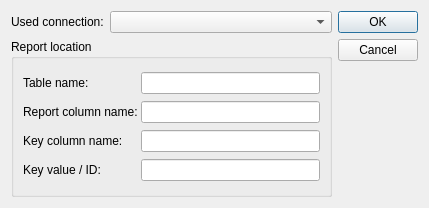
<?xml version="1.0" encoding="UTF-8"?>
<ui version="4.0">
 <class>NCRDOpenFromDBDialogUI</class>
 <widget class="QDialog" name="NCRDOpenFromDBDialogUI">
  <property name="geometry">
   <rect>
    <x>0</x>
    <y>0</y>
    <width>429</width>
    <height>208</height>
   </rect>
  </property>
  <property name="windowTitle">
   <string>Open report from database</string>
  </property>
  <layout class="QHBoxLayout">
   <item>
    <layout class="QVBoxLayout">
     <item>
      <layout class="QHBoxLayout">
       <item>
        <widget class="QLabel" name="label">
         <property name="sizePolicy">
          <sizepolicy hsizetype="Maximum" vsizetype="Preferred">
           <horstretch>0</horstretch>
           <verstretch>0</verstretch>
          </sizepolicy>
         </property>
         <property name="text">
          <string>Used connection:</string>
         </property>
        </widget>
       </item>
       <item>
        <widget class="QComboBox" name="comboConn"/>
       </item>
      </layout>
     </item>
     <item>
      <widget class="QGroupBox" name="groupBox">
       <property name="title">
        <string>Report location</string>
       </property>
       <layout class="QGridLayout">
        <property name="spacing">
         <number>3</number>
        </property>
        <item row="0" column="0">
         <widget class="QLabel" name="label_2">
          <property name="text">
           <string>Table name:</string>
          </property>
         </widget>
        </item>
        <item row="0" column="1">
         <widget class="QLineEdit" name="tableName"/>
        </item>
        <item row="1" column="0">
         <widget class="QLabel" name="label_3">
          <property name="text">
           <string>Report column name:</string>
          </property>
         </widget>
        </item>
        <item row="1" column="1">
         <widget class="QLineEdit" name="reportColumn"/>
        </item>
        <item row="3" column="0">
         <widget class="QLabel" name="label_4">
          <property name="text">
           <string>Key value / ID:</string>
          </property>
         </widget>
        </item>
        <item row="3" column="1">
         <widget class="QLineEdit" name="keyValue"/>
        </item>
        <item row="2" column="1">
         <widget class="QLineEdit" name="keyColumn"/>
        </item>
        <item row="2" column="0">
         <widget class="QLabel" name="label_5">
          <property name="text">
           <string>Key column name:</string>
          </property>
         </widget>
        </item>
       </layout>
      </widget>
     </item>
    </layout>
   </item>
   <item>
    <widget class="QDialogButtonBox" name="buttonBox">
     <property name="orientation">
      <enum>Qt::Vertical</enum>
     </property>
     <property name="standardButtons">
      <set>QDialogButtonBox::Cancel|QDialogButtonBox::Ok</set>
     </property>
    </widget>
   </item>
  </layout>
 </widget>
 <tabstops>
  <tabstop>comboConn</tabstop>
  <tabstop>tableName</tabstop>
  <tabstop>reportColumn</tabstop>
  <tabstop>keyColumn</tabstop>
  <tabstop>keyValue</tabstop>
  <tabstop>buttonBox</tabstop>
 </tabstops>
 <resources/>
 <connections>
  <connection>
   <sender>buttonBox</sender>
   <signal>accepted()</signal>
   <receiver>NCRDOpenFromDBDialogUI</receiver>
   <slot>accept()</slot>
   <hints>
    <hint type="sourcelabel">
     <x>248</x>
     <y>254</y>
    </hint>
    <hint type="destinationlabel">
     <x>157</x>
     <y>274</y>
    </hint>
   </hints>
  </connection>
  <connection>
   <sender>buttonBox</sender>
   <signal>rejected()</signal>
   <receiver>NCRDOpenFromDBDialogUI</receiver>
   <slot>reject()</slot>
   <hints>
    <hint type="sourcelabel">
     <x>316</x>
     <y>260</y>
    </hint>
    <hint type="destinationlabel">
     <x>286</x>
     <y>274</y>
    </hint>
   </hints>
  </connection>
 </connections>
</ui>
